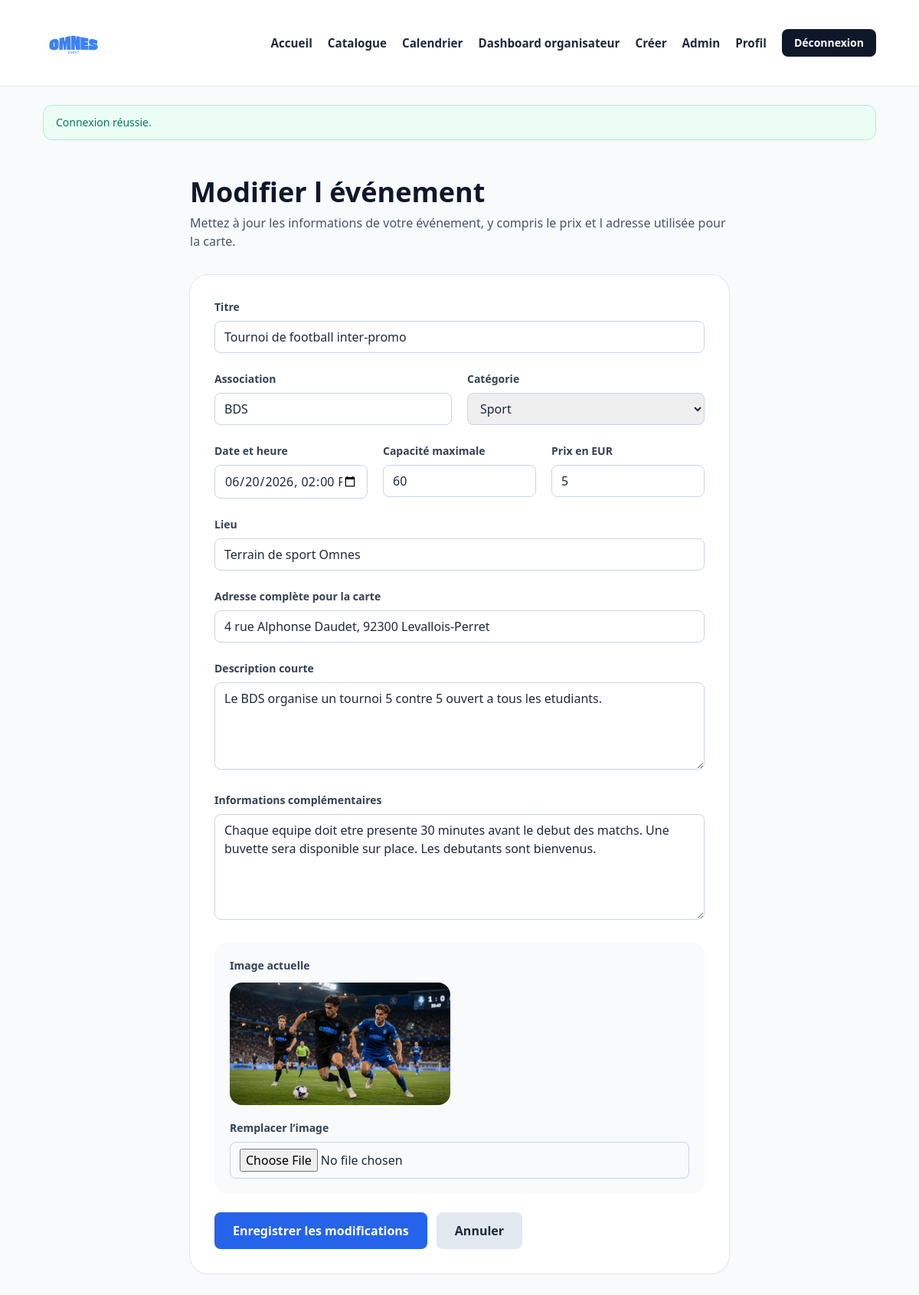
Page /pages/modifier-evenement.php?id=2 (signed in) on the committed database.
### tables this page shows
CREATE TABLE evenements (
    id INT AUTO_INCREMENT PRIMARY KEY,
    titre VARCHAR(180) NOT NULL,
    description TEXT NOT NULL,
    details_complets TEXT NULL,
    date_evenement DATETIME NOT NULL,
    lieu VARCHAR(180) NOT NULL,
    adresse_complete VARCHAR(255) NULL,
    categorie VARCHAR(50) NOT NULL,
    association VARCHAR(120) NOT NULL,
    image VARCHAR(255) NULL,
    capacite_max INT NOT NULL,
    prix DECIMAL(10,2) NOT NULL DEFAULT 0.00,
    places_reservees INT NOT NULL DEFAULT 0,
    statut ENUM('actif', 'annule') NOT NULL DEFAULT 'actif',
    organisateur_id INT NOT NULL,
    created_at TIMESTAMP NOT NULL DEFAULT CURRENT_TIMESTAMP,
    CONSTRAINT fk_evenements_organisateur
        FOREIGN KEY (organisateur_id) REFERENCES users(id)
        ON DELETE CASCADE
        ON UPDATE CASCADE
);

### includes/functions.php (called while the page is built, shortened)
<?php
function e(null|string|int|float $value): string
{
    return htmlspecialchars((string) $value, ENT_QUOTES, 'UTF-8');
}
function url(string $path = ''): string
{
    $path = trim($path);
    return BASE_URL . '/' . ltrim($path, '/');
}
function old(string $key, string $default = ''): string
{
    return isset($_POST[$key]) ? trim((string) $_POST[$key]) : $default;
}
function normalize_category(?string $value): ?string
{
    $normalized = trim(mb_strtolower($value, 'UTF-8'));
    $normalized = strtr($normalized, [
        'é' => 'e',
        'è' => 'e',
        'ê' => 'e',
        'ë' => 'e',
        'à' => 'a',
        'â' => 'a',
        'î' => 'i',
        'ï' => 'i',
        'ô' => 'o',
        'ö' => 'o',
        'ù' => 'u',
        'û' => 'u',
        'ü' => 'u',
        'Ã©' => 'e',
        'Ã¨' => 'e',
        'Ãª' => 'e',
        'Ã«' => 'e',
        'Ã ' => 'a',
        'Ã¢' => 'a',
        'Ã®' => 'i',
        'Ã¯' => 'i',
        'Ã´' => 'o',
        'Ã¶' => 'o',
        'Ã¹' => 'u',
        'Ã»' => 'u',
        'Ã¼' => 'u',
        'ÃƒÂ©' => 'e',
        'ÃƒÂ¨' => 'e',
        'ÃƒÂª' => 'e',
    ]);
    return match ($normalized) {
        'soiree' => 'Soiree',
        'sport' => 'Sport',
        'culture' => 'Culture',
        default => null,
    };
}
function category_slug(?string $category): string
{
    return match (normalize_category($category)) {
        'Soiree' => 'soiree',
        'Sport' => 'sport',
        'Culture' => 'culture',
        default => 'autre',
    };
}
function event_image(?string $image, ?string $category = null): string
{
    if ($image !== null && $image !== '') {
        return url($image);
    }
    return match (normalize_category($category)) {
        'Soiree' => url('images/Soiree.webp'),
        'Sport' => url('images/foot.webp'),
        default => url('images/reunion.webp'),
    };
}
function event_reserved_places(array $event, PDO $pdo): int
{
    if (isset($event['places_reservees'])) {
        return (int) $event['places_reservees'];
    }
    $stmt = $pdo->prepare(
        'SELECT COUNT(*)
         FROM reservations
         WHERE evenement_id = :event_id
           AND statut = "reserve"'
    );
    $stmt->execute(['event_id' => (int) $event['id']]);
    return (int) $stmt->fetchColumn();
}
function event_price(array $event): float
{
    return round((float) ($event['prix'] ?? 0), 2);
}
function fetch_event_by_id(PDO $pdo, int $eventId): ?array
{
    $sql = 'SELECT e.*,
                   CONCAT(u.prenom, " ", u.nom) AS organisateur_nom,
                   u.email AS organisateur_email
            FROM evenements e
            LEFT JOIN users u ON u.id = e.organisateur_id
            WHERE e.id = :id
            LIMIT 1';
    $stmt = $pdo->prepare($sql);
    $stmt->execute(['id' => $eventId]);
    $event = $stmt->fetch();
    return $event ?: null;
}

### pages/modifier-evenement.php (the view, shortened to what this page needs)
<?php
require_once __DIR__ . '/../includes/bootstrap.php';
$eventId = isset($_GET['id']) ? (int) $_GET['id'] : 0;
$event = fetch_event_by_id($pdo, $eventId);
include __DIR__ . '/../includes/header.php';
?>
<section class="mx-auto max-w-3xl px-4 py-12 md:px-8">
    <div class="mb-8">
        <h1 class="text-4xl font-bold text-slate-900">Modifier l événement</h1>
        <p class="mt-2 text-slate-600">Mettez à jour les informations de votre événement, y compris le prix et l adresse utilisée pour la carte.</p>
    </div>
    <div class="rounded-3xl bg-white p-8 shadow-sm ring-1 ring-slate-200">
        <form method="post" enctype="multipart/form-data" class="space-y-6">
            <div>
                <label for="titre" class="mb-2 block text-sm font-semibold text-slate-700">Titre</label>
                <input type="text" id="titre" name="titre" value="<?= e(old('titre', $event['titre'])) ?>" class="w-full rounded-lg border border-slate-300 px-3 py-2" required>
            </div>
            <div class="grid gap-5 md:grid-cols-2">
                <div>
                    <label for="association" class="mb-2 block text-sm font-semibold text-slate-700">Association</label>
                    <input type="text" id="association" name="association" value="<?= e(old('association', $event['association'])) ?>" class="w-full rounded-lg border border-slate-300 px-3 py-2" required>
                </div>
                <div>
                    <label for="categorie" class="mb-2 block text-sm font-semibold text-slate-700">Catégorie</label>
                    <?php $currentCategory = old('categorie', category_slug($event['categorie'])); ?>
                    <select id="categorie" name="categorie" class="w-full rounded-lg border border-slate-300 px-3 py-2" required>
                        <option value="sport" <?= $currentCategory === 'sport' ? 'selected' : '' ?>>Sport</option>
                    </select>
                </div>
            </div>
            <div class="grid gap-5 md:grid-cols-3">
                <div>
                    <label for="date_evenement" class="mb-2 block text-sm font-semibold text-slate-700">Date et heure</label>
                    <input type="datetime-local" id="date_evenement" name="date_evenement" value="<?= e(old('date_evenement', (new DateTime($event['date_evenement']))->format('Y-m-d\TH:i'))) ?>" class="w-full rounded-lg border border-slate-300 px-3 py-2" required>
                </div>
                <div>
                    <label for="capacite_max" class="mb-2 block text-sm font-semibold text-slate-700">Capacité maximale</label>
                    <input type="number" min="<?= e((string) max(1, event_reserved_places($event, $pdo))) ?>" id="capacite_max" name="capacite_max" value="<?= e(old('capacite_max', (string) $event['capacite_max'])) ?>" class="w-full rounded-lg border border-slate-300 px-3 py-2" required>
                </div>
                <div>
                    <label for="prix" class="mb-2 block text-sm font-semibold text-slate-700">Prix en EUR</label>
                    <input type="number" min="0" step="0.01" id="prix" name="prix" value="<?= e(old('prix', (string) event_price($event))) ?>" class="w-full rounded-lg border border-slate-300 px-3 py-2" required>
                </div>
            </div>
            <div>
                <label for="lieu" class="mb-2 block text-sm font-semibold text-slate-700">Lieu</label>
                <input type="text" id="lieu" name="lieu" value="<?= e(old('lieu', $event['lieu'])) ?>" class="w-full rounded-lg border border-slate-300 px-3 py-2" required>
            </div>
            <div>
                <label for="adresse_complete" class="mb-2 block text-sm font-semibold text-slate-700">Adresse complète pour la carte</label>
                <input type="text" id="adresse_complete" name="adresse_complete" value="<?= e(old('adresse_complete', (string) ($event['adresse_complete'] ?? ''))) ?>" class="w-full rounded-lg border border-slate-300 px-3 py-2">
            </div>
            <div>
                <label for="description" class="mb-2 block text-sm font-semibold text-slate-700">Description courte</label>
                <textarea id="description" name="description" rows="4" class="w-full rounded-lg border border-slate-300 px-3 py-2" required><?= e(old('description', $event['description'])) ?></textarea>
            </div>
            <div>
                <label for="details_complets" class="mb-2 block text-sm font-semibold text-slate-700">Informations complémentaires</label>
                <textarea id="details_complets" name="details_complets" rows="5" class="w-full rounded-lg border border-slate-300 px-3 py-2"><?= e(old('details_complets', (string) $event['details_complets'])) ?></textarea>
            </div>
            <div class="rounded-2xl bg-slate-50 p-5">
                <p class="mb-3 text-sm font-semibold text-slate-700">Image actuelle</p>
                <img src="<?= e(event_image($event['image'], $event['categorie'])) ?>" alt="<?= e($event['titre']) ?>" class="h-40 w-full rounded-2xl object-cover md:w-72">
                <label for="image" class="mb-2 mt-5 block text-sm font-semibold text-slate-700">Remplacer l’image</label>
                <input type="file" id="image" name="image" accept=".jpg,.jpeg,.png,.webp,.gif" class="w-full rounded-lg border border-slate-300 px-3 py-2">
            </div>
            <div class="flex flex-wrap gap-3">
                <button type="submit" class="rounded-lg bg-blue-600 px-6 py-3 font-semibold text-white hover:bg-blue-700">
                    Enregistrer les modifications
                </button>
                <a href="<?= e(url('pages/detail-evenement.php?id=' . $eventId)) ?>" class="rounded-lg bg-slate-200 px-6 py-3 font-semibold text-slate-800 hover:bg-slate-300">
                    Annuler
                </a>
            </div>
        </form>
    </div>
</section>
<?php include __DIR__ . '/../includes/footer.php'; ?>

### assets/styles.css (style rules this page uses)
html { scroll-behavior: smooth; }
body { font-family: "Segoe UI", Tahoma, Geneva, Verdana, sans-serif; }

### rows in the picture
evenements: titre "Tournoi de football inter-promo", association "BDS", categorie "Sport", date_evenement "06/20/2026 14:00", capacite_max "60", prix "5", lieu "Terrain de sport Omnes", adresse_complete "4 rue Alphonse Daudet, 92300 Levallois-Perret", description "Le BDS organise un tournoi 5 contre 5 ouvert a tous les etudiants.", details_complets "Chaque equipe doit etre presente 30 minutes avant le debut des matchs. Une buvette sera disponible sur place. Les debutants sont bienvenus.", image+categorie (picture)

### other values in the picture
$message['message'] "Connexion réussie."
